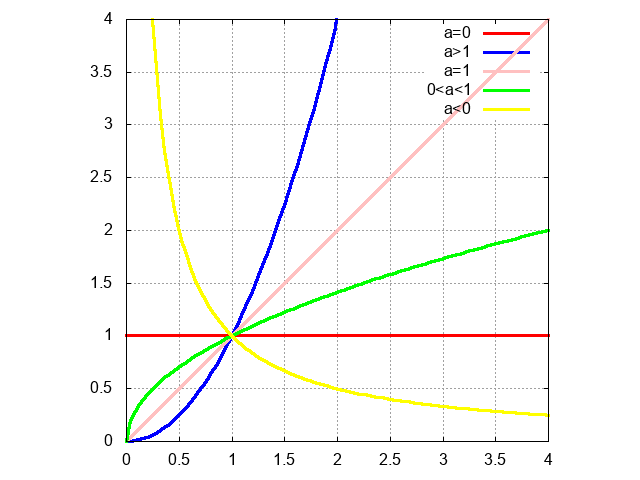

This figure's gnuplot source:
reset
set terminal png
set output "puiss.png"
set size square
set grid
set style line 1 lt 1 lw 3 pt 3 linecolor rgb "red"
set style line 2 lt 1 lw 3 pt 3 linecolor rgb "green"
set style line 3 lt 1 lw 3 pt 3 linecolor rgb "yellow"
set style line 4 lt 1 lw 3 pt 3 linecolor rgb "blue"
set style line 5 lt 1 lw 3 pt 3 linecolor rgb "pink"
set key top
set yzeroaxis lt -1
set xzeroaxis lt -1
set yrange [0:4]
plot [0:4] 1 w l ls 1 title "a=0", x**2 w l ls 4 title "a>1", x w l ls 5 title "a=1", sqrt(x) w l ls 2 title "0<a<1", 1/x w l ls 3 title "a<0"

